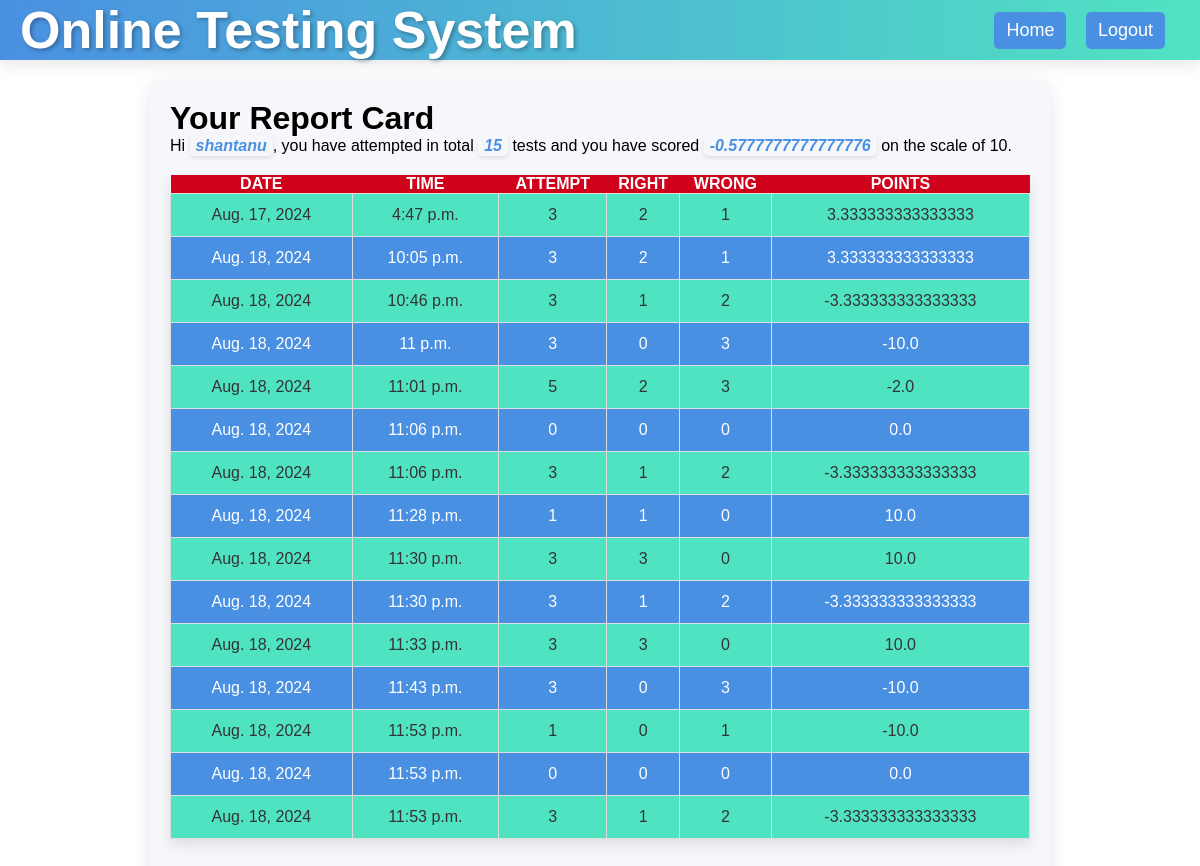
Page /OTS/test-history (signed in) on the committed database.
### OTS/models.py (models this page shows)
class Candidate(models.Model):
    username=models.CharField(primary_key=True,max_length=20)
    password=models.CharField(null=False, max_length=20)
    name=models.CharField(null=False,max_length=30)
    test_attempted=models.IntegerField(default=0)
    points=models.FloatField(default=0.0)

class Result(models.Model):
    resultid=models.BigAutoField(primary_key=True,auto_created=True)
    username=models.ForeignKey(Candidate,on_delete=models.CASCADE)
    date=models.DateField(auto_now=True)
    time=models.TimeField(auto_now=True)
    attempt=models.IntegerField()
    right=models.IntegerField()
    wrong=models.IntegerField()
    points=models.FloatField()

### OTS/views.py (the view)
# urls.py: path('test-history',testResultHistory,name='testHistory'),
def testResultHistory(request):
    if 'name' not in request.session.keys():
        res=HttpResponseRedirect("login")
    candidate=Candidate.objects.filter(username=request.session['username'])
    results=Result.objects.filter(username_id=candidate[0].username)
    context={'candidate':candidate[0],'results':results}
    res=render(request,'candidate_history.html',context)
    return res

### OTS/templates/candidate_history.html (shortened to what this page needs)
{% extends 'main.html' %}
{% block top%}
<a href="{% url 'OTS:home' %}">Home</a>
<a href="{% url 'OTS:logout' %}">Logout</a>
{%endblock %}
{% block content %}
<h1>Your Report Card</h1>
<p>Hi <span class="special">{{candidate.name}}</span>,
    you have attempted in total <span class="special">{{candidate.test_attempted}}</span> tests and you have scored <span class="special">{{candidate.points}}</span> on the scale of 10.</p>
<table>
    <tr>
        <th>Date</th>
        <th>Time</th>
        <th>Attempt</th>
        <th>Right</th>
        <th>Wrong</th>
        <th>Points</th>
    </tr>
    {% for r in results%}
    <tr>
        <td>{{r.date}}</td>
        <td>{{r.time}}</td>
        <td>{{r.attempt}}</td>
        <td>{{r.right}}</td>
        <td>{{r.wrong}}</td>
        <td>{{r.points}}</td>
    </tr>
    {% endfor %}
</table>
{% endblock %}

### OTS/templates/main.html (shortened to what this page needs)
<!DOCTYPE html>
{% load static %}
<html lang="en">
<head>
    <link rel="stylesheet" href="{% static 'theme.css' %}">
    <link rel="stylesheet" href="{% static 'formstyle.css' %}">
    <link rel="stylesheet" href="{% static 'buttonstyle.css' %}">
</head>
<body>
    <div class="top">
        <div class="sitename"><h1>Online Testing System</h1></div>
        <div class="menu">
            {% block top%} {% endblock %}
        </div>
    </div>
    <div class="content">
        {%block content%}{% endblock %}
    </div>
</body>
</html>

### OTS/static/theme.css (style rules this page uses)
* { font-family: 'Gill Sans', 'Gill Sans MT', Calibri, 'Trebuchet MS', sans-serif; margin: 0; padding: 0; box-sizing: border-box; }
.top { height: 60px; background: linear-gradient(90deg, #4A90E2, #50E3C2); margin-bottom: 20px; padding: 10px 20px; display: flex; justify-content: space-between; align-items: center; box-shadow: 0 4px 15px rgba(0, 0, 0, 0.1); }
.top .sitename { font-size: 26px; font-weight: bold; color: #FFFFFF; text-shadow: 2px 2px 4px rgba(0, 0, 0, 0.3); }
.top .menu a { color: #FFFFFF; background-color: #4A90E2; display: inline-block; min-width: 70px; margin-right: 15px; font-size: 18px; text-decoration: none; padding: 8px 12px; border-radius: 5px; transition: background-color 0.3s ease, color 0.3s ease; }
.content { width: 75%; margin: 0 auto; padding: 20px; background-color: #F5F7FA; border-radius: 10px; box-shadow: 0 6px 20px rgba(0, 0, 0, 0.1); }
table { width: 100%; margin: 20px 0; border-collapse: collapse; box-shadow: 0 6px 12px rgba(0, 0, 0, 0.1); }
table tr:nth-child(odd) { background-color: #4A90E2; color: white; }
table tr:nth-child(even) { background-color: #50E3C2; color: #333; }
table tr:first-child { background-color: #D0021B; color: white; font-weight: bold; text-transform: uppercase; }
table td { padding: 12px; text-align: center; border: 1px solid #ddd; }
span.special { color: #4A90E2; font-weight: bold; font-style: italic; background-color: #F5F7FA; padding: 2px 6px; border-radius: 5px; box-shadow: 0 2px 4px rgba(0, 0, 0, 0.1); }

### rows in the picture
Candidate: name "shantanu", test_attempted "15", points "-0.5777777777777776"
Result: date "Aug. 17, 2024", time "4:47 p.m.", attempt "3", right "2", wrong "1", points "3.333333333333333"
Result: date "Aug. 18, 2024", time "10:05 p.m.", attempt "3", right "2", wrong "1", points "3.333333333333333"
Result: date "Aug. 18, 2024", time "10:46 p.m.", attempt "3", right "1", wrong "2", points "-3.333333333333333"
Result: date "Aug. 18, 2024", time "11 p.m.", attempt "3", right "0", wrong "3", points "-10.0"
Result: date "Aug. 18, 2024", time "11:01 p.m.", attempt "5", right "2", wrong "3", points "-2.0"
Result: date "Aug. 18, 2024", time "11:06 p.m.", attempt "0", right "0", wrong "0", points "0.0"
Result: date "Aug. 18, 2024", time "11:06 p.m.", attempt "3", right "1", wrong "2", points "-3.333333333333333"
Result: date "Aug. 18, 2024", time "11:28 p.m.", attempt "1", right "1", wrong "0", points "10.0"
Result: date "Aug. 18, 2024", time "11:30 p.m.", attempt "3", right "3", wrong "0", points "10.0"
Result: date "Aug. 18, 2024", time "11:30 p.m.", attempt "3", right "1", wrong "2", points "-3.333333333333333"
Result: date "Aug. 18, 2024", time "11:33 p.m.", attempt "3", right "3", wrong "0", points "10.0"
Result: date "Aug. 18, 2024", time "11:43 p.m.", attempt "3", right "0", wrong "3", points "-10.0"
Result: date "Aug. 18, 2024", time "11:53 p.m.", attempt "1", right "0", wrong "1", points "-10.0"
Result: date "Aug. 18, 2024", time "11:53 p.m.", attempt "0", right "0", wrong "0", points "0.0"
Result: date "Aug. 18, 2024", time "11:53 p.m.", attempt "3", right "1", wrong "2", points "-3.333333333333333"
